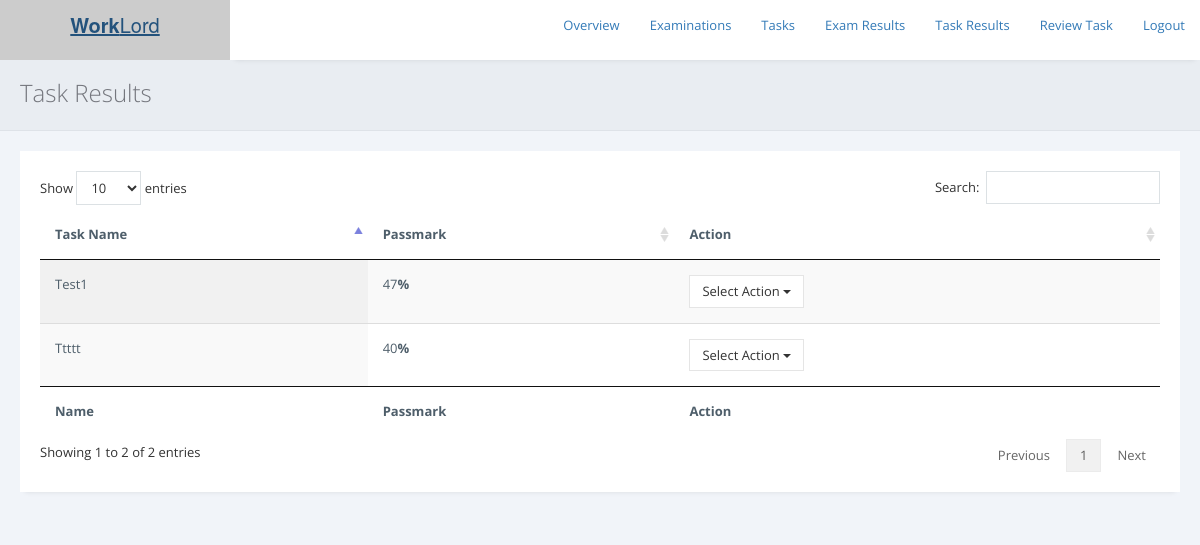
The app's page /exams/admin/view-taskresults.php with its own data.
### tables this page shows
CREATE TABLE `tasks` (
  `task_id` varchar(255) NOT NULL,
  `task_name` varchar(255) NOT NULL,
  `passmark` int(255) NOT NULL,
  `terms` longtext NOT NULL,
  `status` varchar(255) NOT NULL DEFAULT 'Inactive',
  `question` longtext NOT NULL
);

### exams/admin/view-taskresults.php (the view, shortened to what this page needs)
<?php
include 'includes/check_reply.php';
?>
<!DOCTYPE html>
<html>
<head>
<link rel="stylesheet" href="https://cdnjs.cloudflare.com/ajax/libs/twitter-bootstrap/3.3.7/css/bootstrap.min.css">
<link rel="stylesheet" href="https://cdnjs.cloudflare.com/ajax/libs/font-awesome/4.7.0/css/font-awesome.min.css">
<link rel="stylesheet" href="https://cdnjs.cloudflare.com/ajax/libs/ionicons/2.0.1/css/ionicons.min.css">
<link rel="stylesheet" href="../../css/AdminLTE.min.css">
        <link href="../assets/plugins/pace-master/themes/blue/pace-theme-flash.css" rel="stylesheet"/>
        <link href="../assets/plugins/uniform/css/uniform.default.min.css" rel="stylesheet"/>
        <link href="../assets/plugins/bootstrap/css/bootstrap.min.css" rel="stylesheet" type="text/css"/>
        <link href="../assets/plugins/fontawesome/css/font-awesome.css" rel="stylesheet" type="text/css"/>
        <link href="../assets/plugins/line-icons/simple-line-icons.css" rel="stylesheet" type="text/css"/>
        <link href="../assets/plugins/offcanvasmenueffects/css/menu_cornerbox.css" rel="stylesheet" type="text/css"/>
        <link href="../assets/plugins/waves/waves.min.css" rel="stylesheet" type="text/css"/>
        <link href="../assets/plugins/switchery/switchery.min.css" rel="stylesheet" type="text/css"/>
        <link href="../assets/plugins/3d-bold-navigation/css/style.css" rel="stylesheet" type="text/css"/>
        <link href="../assets/plugins/slidepushmenus/css/component.css" rel="stylesheet" type="text/css"/>
        <link href="../assets/plugins/datatables/css/jquery.datatables.min.css" rel="stylesheet" type="text/css"/>
        <link href="../assets/plugins/datatables/css/jquery.datatables_themeroller.css" rel="stylesheet" type="text/css"/>
        <link href="../assets/plugins/x-editable/bootstrap3-editable/css/bootstrap-editable.css" rel="stylesheet" type="text/css">
        <link href="../assets/plugins/bootstrap-datepicker/css/datepicker3.css" rel="stylesheet" type="text/css"/>
		<link href="../assets/plugins/select2/css/select2.min.css" rel="stylesheet" type="text/css"/>
        <link href="../assets/css/modern.min.css" rel="stylesheet" type="text/css"/>
        <link href="../assets/css/themes/green.css" class="theme-color" rel="stylesheet" type="text/css"/>
        <link href="../assets/css/custom.css" rel="stylesheet" type="text/css"/>
        <link href="../assets/css/snack.css" rel="stylesheet" type="text/css"/>
        <link href="../assets/plugins/summernote-master/summernote.css" rel="stylesheet" type="text/css"/>
        <link href="../assets/plugins/bootstrap-datepicker/css/datepicker3.css" rel="stylesheet" type="text/css"/>
        <link href="../assets/plugins/bootstrap-colorpicker/css/colorpicker.css" rel="stylesheet" type="text/css"/>
        <link href="../assets/plugins/bootstrap-tagsinput/bootstrap-tagsinput.css" rel="stylesheet" type="text/css"/>
        <link href="../assets/plugins/bootstrap-timepicker/css/bootstrap-timepicker.min.css" rel="stylesheet" type="text/css"/>
    </head>
    <body <?php if ($ms == "1") { print 'onload="myFunction()"'; } ?> >
        <main class="content-wrap">
  <header class="main-header">
    <a href="../../index.php" class="logo logo-bg">
      <span class="logo-lg"><b>Work</b>Lord</span>
    </a>
    <nav class="navbar navbar-static-top">
      <div class="navbar-custom-menu">
        <ul class="nav navbar-nav">
		<li><a href="./">Overview</a></li>
		<li><a href="examinations.php">Examinations</a></li>
		<li><a href="tasks.php">Tasks</a></li>
		<li><a href="results.php">Exam Results</a></li>
		<li><a href="view-taskresults.php">Task Results</a></li>
		<li><a href="reviewtask.php">Review Task</a></li>
		<li><a href="../../logout.php">Logout</a></li>
        </ul>
      </div>
    </nav>
  </header>
            <div class="page-inner">
                <div class="page-title">
                    <h3>Task Results</h3>
                </div>
                <div id="main-wrapper">
                    <div class="row">
                        <div class="col-md-12">
						<div class="row">
                            <div class="col-md-12">
                                <div class="panel panel-white">
                                    <div class="panel-body">
                                    <div class="table-responsive">
										   <?php
										   include '../../db.php';
										   $sql = "SELECT * FROM tasks";
                                           $result = $conn->query($sql);
                                           if ($result->num_rows > 0) {
										print '
										<table id="example" class="display table" style="width: 100%; cellspacing: 0;">
                                        <thead>
                                            <tr>
                                                <th>Task Name</th>
												<th>Passmark</th>
                                                <th>Action</th>
                                            </tr>
                                        </thead>
                                        <tfoot>
                                            <tr>
                                                <th>Name</th>
												<th>Passmark</th>
                                                <th>Action</th>
                                            </tr>
                                        </tfoot>
                                        <tbody>';
                                           while($row = $result->fetch_assoc()) {
                                          print '
										       <tr>
                                                <td>'.$row['task_name'].'</td>
												<td>'.$row['passmark'].'<b>%</b></td>
                                                <td><div class="btn-group" role="group">
                                                <button type="button" class="btn btn-default dropdown-toggle" data-toggle="dropdown" aria-expanded="false">
                                                    Select Action
                                                    <span class="caret"></span>
                                                </button>
                                                <ul class="dropdown-menu" role="menu">
													<li><a href="view-resultstasks.php?tid='.$row['task_id'].'">View Results</a></li>
                                                </ul>
                                            </div></td>
                                            </tr>';
                                           }
										   print '
									   </tbody>
                                       </table>  ';
                                            } else {
											print '
												<div class="alert alert-info" role="alert">
                                        Nothing was found in database.
                                    </div>';
                                           }
										   ?>
                                    </div>
                                    </div>
                                </div>
                            </div>
                        </div>
                        </div>
                    </div>
                </div>
            </div>
        </main>
    </body>
</html>

### records on screen
tasks: task_name "Test1", passmark "47"
tasks: task_name "Ttttt", passmark "40"
